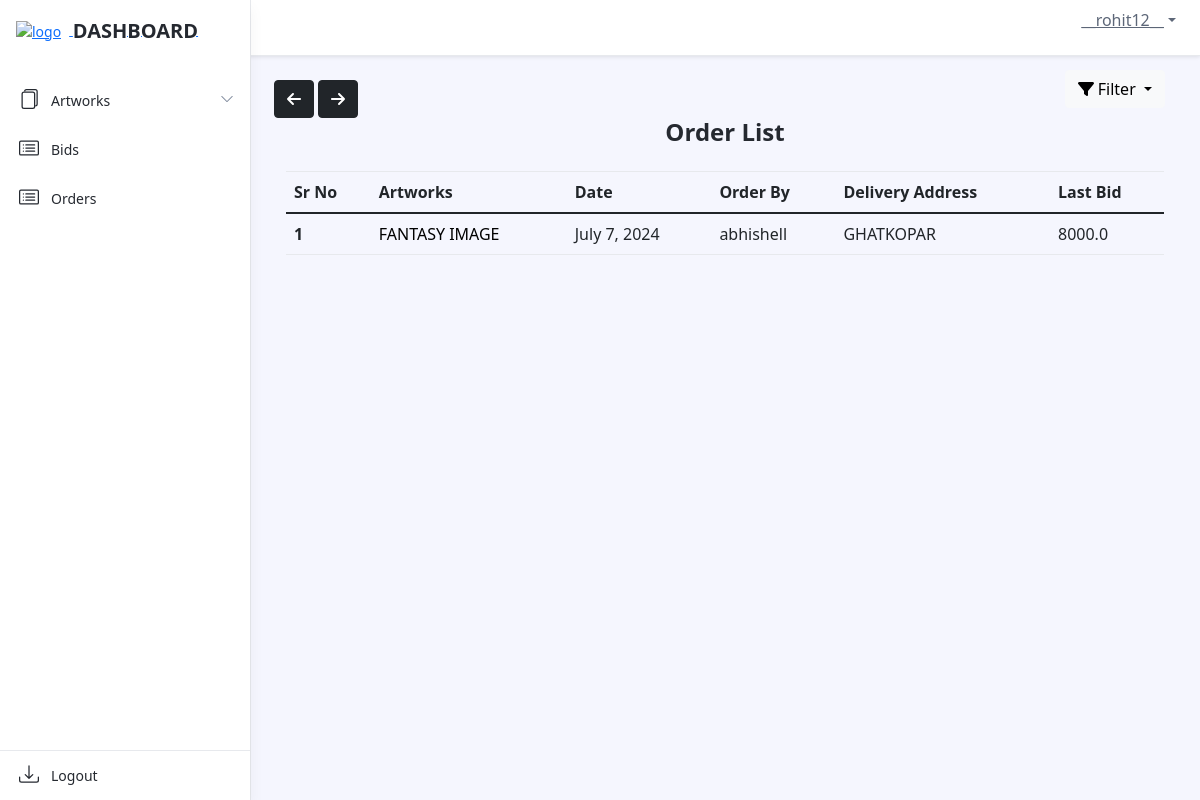
/dashboard/order/ (signed in), run on an earlier commit of the app's database.
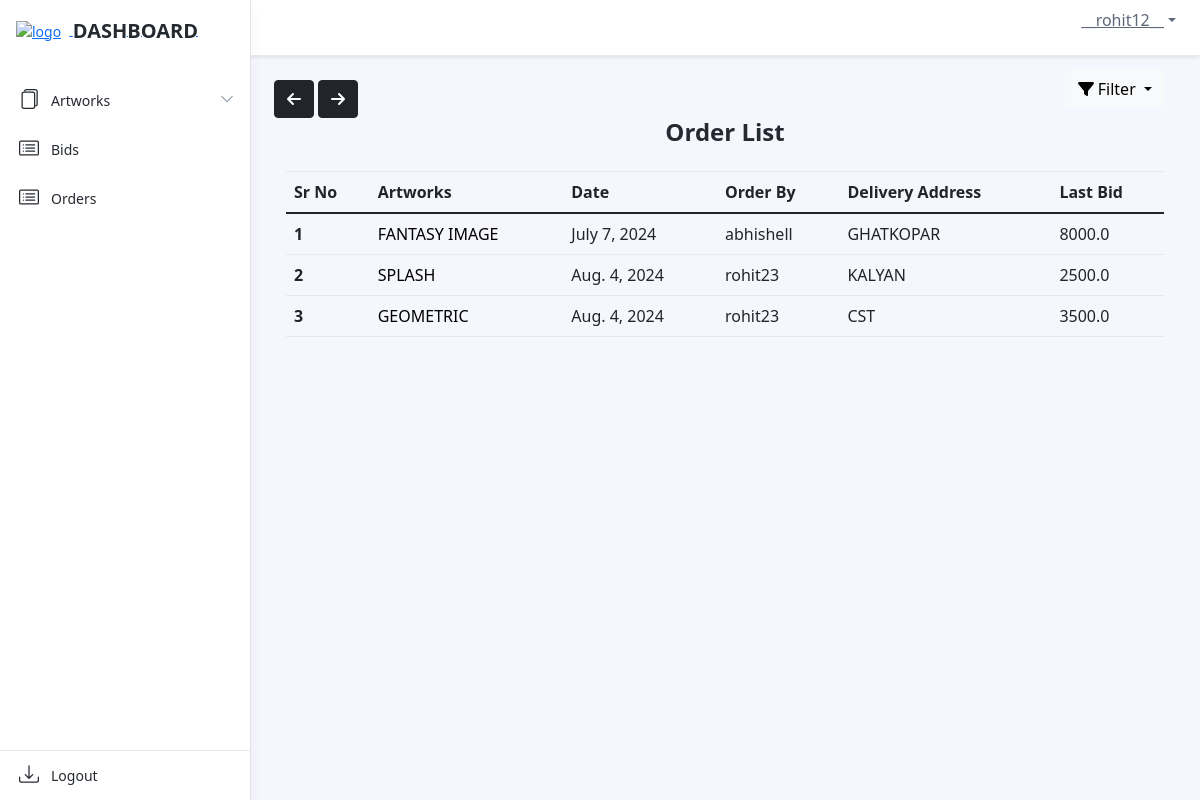
And on a later commit of the database.
### dashboard/models.py (models this page shows, shortened)
class OrderModel(models.Model):
    user = models.ForeignKey(settings.AUTH_USER_MODEL, on_delete=models.CASCADE)
    product = models.ForeignKey(Artwork, on_delete=models.CASCADE)
    order_date = models.DateField(auto_now_add=True)
    order_qty = models.IntegerField(default=0, null=False)
    delivery_at = models.TextField(default=" ", null=False)
    order_price = models.FloatField(default=0, null=False)

class Artwork(models.Model):
    product_id = models.CharField(max_length=255, default="")
    product_name = models.CharField(max_length=255, default="", blank=False, null=False)
    product_price = models.IntegerField(default=0, null=False)
    opening_bid = models.IntegerField(default=0)
    product_cat = models.ForeignKey('Catalogue', on_delete=models.CASCADE)
    product_qty = models.IntegerField(default=0)
    product_image = models.ImageField(upload_to='arts/')
    dimension_unit = models.CharField(max_length=2, choices=[('cm', 'Centimeters'), ('ft', 'Feet')])
    length_in_centimeters = models.FloatField(default=0.0, blank=True, null=True)
    width_in_centimeters = models.FloatField(default=0.0, blank=True, null=True)
    foot = models.FloatField(default=0, blank=True, null=True)
    inches = models.FloatField(default=0, blank=True, null=True)
    created_at = models.DateField(default=timezone.now)  # Default to current time zone's now
    end_date = models.DateField()
    user = models.ForeignKey(settings.AUTH_USER_MODEL, on_delete=models.CASCADE)
    is_sold = models.BooleanField(default=False)
    is_purchased = models.BooleanField(default=False)
    def __str__(self):
        return self.product_name

### dashboard/views.py (the view)
# urls.py: path('order/', views.OrderListView.as_view(), name="order_list"),
class OrderListView(LoginRequiredMixin, ListView):
    model = OrderModel
    template_name = 'dashboard/ordermodel_list.html'
    def get_queryset(self):
        queryset = OrderModel.objects.all()
        if self.request.user.groups.filter(name='SellerGroup').exists():
            queryset = queryset.filter(product__user=self.request.user)
        else:
            queryset = queryset.filter(user=self.request.user)
        filter_param = self.request.GET.get('filter')
        if filter_param == 'asc':
            queryset = queryset.order_by('order_date')
        elif filter_param == 'desc':
            queryset = queryset.order_by('-order_date')
        return queryset

### art/context_processors.py (called while the page is built)
def catalogue_list(request):
    return {"catalogue_list": Catalogue.objects.all()}

### dashboard/models.py (called while the page is built)
    def __str__(self):
        return self.cat_name

### dashboard/templatetags/auth_extras.py (called while the page is built)
@register.filter(name='has_group')
def has_group(user, group_name):
    group = Group.objects.get(name=group_name)
    return True if group in user.groups.all() else False

### templates/dashboard/ordermodel_list.html (shortened to what this page needs)
{% extends './base.html' %}
{% load static %}
{% block links %}
<link rel="stylesheet" href="{% static 'dashboard/css/ordermodel_list.css' %}">
<link rel="stylesheet" href="https://stackpath.bootstrapcdn.com/bootstrap/4.5.2/css/bootstrap.min.css">
{% endblock %}
{% block content %}
{% include './includes/header.html' %}
{% include "art/arrow_button.html" %}
{% load auth_extras %}
<div class="app-wrapper">
    <div class="app-content pt-3 p-md-3 p-lg-4">
        <button onclick="goBack()" class="btn btn-dark"><i class="fa-solid fa-arrow-left"></i></button>
        <button onclick="goForward()" class="btn btn-dark"><i class="fa-solid fa-arrow-right"></i></button>
        <div class="container-xl">
            <h1 class="app-page-title">Order List</h1>
            <div class="filter-dropdown">
                <button class="btn btn-light dropdown-toggle" type="button" id="filterDropdown" data-toggle="dropdown" aria-haspopup="true" aria-expanded="false">
                    <i class="fa-solid fa-filter"></i> Filter
                </button>
            </div>
            <div class="row g-4 mb-4">
                <table class="table">
                    <thead>
                        <tr>
                            <th scope="col">Sr No</th>
                            <th scope="col">Artworks</th>
                            <th scope="col">Date</th>
                            {% if user|has_group:"SellerGroup" %}
                            <th scope="col">Order By</th>
                            {% endif %}
                            <th scope="col">Delivery Address</th>
                            <th scope="col">Last Bid</th>
                        </tr>
                    </thead>
                    <tbody>
                        {% for order in object_list %}
                        <tr>
                            <th scope="row">{{ forloop.counter }}</th>
                            <td>
                                <a href="#" class="artworks-order" data-toggle="modal" data-target="#productModal{{ order.product.id }}">{{ order.product }}</a>
                            </td>
                            <td>{{ order.order_date }}</td>
                            {% if user|has_group:"SellerGroup" %}
                            <td>{{ order.user }}</td>
                            {% endif %}
                            <td>{{ order.delivery_at }}</td>
                            <td>{{ order.order_price }}</td>
                        </tr>
                        {% empty %}
                        <tr>
                            <td colspan="7" class="text-center">
                                <h3 class="open-sans-empty">No artworks to show</h3>
                            </td>
                        </tr>
                        {% endfor %}
                    </tbody>
                </table>
            </div>
        </div>
    </div>
</div>
{% endblock %}

What changed in the data, as far as the page shows it:
added OrderModel: product "SPLASH", order_date "Aug. 4, 2024", user "rohit23", delivery_at "KALYAN", order_price "2500.0"
added OrderModel: product "GEOMETRIC", order_date "Aug. 4, 2024", user "rohit23", delivery_at "CST", order_price "3500.0"
